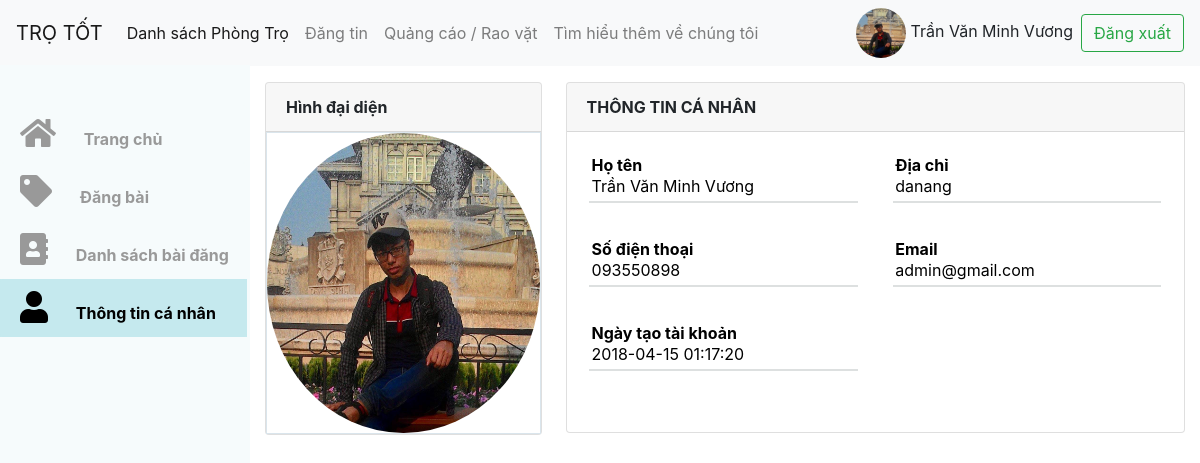
Screenshot of /webtrotot/ScreenQLPT_TTCN.php (signed in) with the database file from the repository.
### tables this page shows
CREATE TABLE `users` (
  `id` int(10) UNSIGNED NOT NULL,
  `name` varchar(191) NOT NULL,
  `username` varchar(191) NOT NULL,
  `address` varchar(191) DEFAULT NULL,
  `phone` varchar(191) DEFAULT NULL,
  `image` varchar(191) DEFAULT NULL,
  `email` varchar(191) NOT NULL,
  `password` varchar(191) NOT NULL,
  `created_at` timestamp NULL DEFAULT NULL
);

### webtrotot/ScreenQLPT_TTCN.php (the view, shortened to what this page needs)
<?php
	include_once("db/db_connect.php");
	$sql="select * from users where id='".$_SESSION['id']."'";
	$result=mysqli_query($link,$sql);
	$row=mysqli_fetch_assoc($result);
 ?>
<!DOCTYPE html>
<html lang="en">
<head>
	<link rel="stylesheet" href="library\css\bootstrap.css">
    <link rel="stylesheet" href="library\customFrontEnd\ScreenListPhongTro.css">
    <link rel="stylesheet" href="library\customFrontEnd\ScreenQuanLyPhongTro.css">
    <link rel="stylesheet" href="library\customFrontEnd\ScreenQLPT_TTCN.css">
	<link rel="stylesheet" href="library\js\bootstrap.js">
 	<link rel="stylesheet" href="library\fontawesome-free-5.0.13\web-fonts-with-css\css\fontawesome-all.css">
</head>
<body>
<nav class="navbar navbar-expand-lg navbar-light bg-light">
  <a class="navbar-brand" href="ScreenListPhongTro.php">TRỌ TỐT</a>
  <div class="collapse navbar-collapse" id="navbarSupportedContent">
    <ul class="navbar-nav mr-auto">
      <li class="nav-item active">
        <a class="nav-link" href="#">Danh sách Phòng Trọ <span class="sr-only">(current)</span></a>
      </li>
      <li class="nav-item">
        <a class="nav-link" href="#">Đăng tin</a>
      </li>
      <li class="nav-item">
        <a class="nav-link" href="#">Quảng cáo / Rao vặt</a>
      </li>
      <li class="nav-item">
        <a class="nav-link " href="#">Tìm hiểu thêm về chúng tôi</a>
      </li>
    </ul>
    <div class=" align-self-center mr-2">
    <img src=<?php echo $row['image'] ?> alt="Avatar" class="avatar">
    <span class><?php echo $row['name'] ?></span>
    </div>
    <form class="form-inline my-2 my-lg-0">
      <a href="controller/remove_session.php"><button class="btn btn-outline-success my-2 my-sm-0" type="button">Đăng xuất</button></a>
    </form>
  </div>
</nav>
<section id="main-container" class="main-container " >
	<nav class="sidebar" >
	<ul class="list-group">
	        <li>
	            <a href="screenqlpt_trangchu.php"class="font-weight-bold list-group-item item">
	                <i class="fa fa-2x fa-home mr-4"></i>&nbsp;Trang chủ</a>
	        </li>
	        <li>
	            <a href="ScreenQLPT_DangBai.php"class="font-weight-bold list-group-item  item ">
	                <i class="fa fa-2x fa-tag mr-4 "></i>&nbsp;Đăng bài</a>
	        </li>
	        <li>
	            <a href="ScreenQLPT_DanhSachBaiDang.php"class="font-weight-bold list-group-item  item">
	                <i class="fa fa-2x fa-address-book mr-4"></i>&nbsp;Danh sách bài đăng</a>
	        </li>
	        <li class="is-active">
	            <a class="font-weight-bold list-group-item  item" >
	                <i class="fa fa-2x fa-user mr-4"></i>&nbsp;Thông tin cá nhân</a>
	        </li>
	    </ul>
	</nav>
<div class="margin-sidebar">
<div  class="container mt-3 " >
    <div >
  <form >
    <div class="d-flex">
      <div class="column1">
        <div class="card">
          <div class="card-header">
            Hình đại diện
          </div>
          <div class="avatar-photo w-100">
            <div class="user-info__photo">
              <img class="w-100" src=<?php echo $row['image'] ?> alt="Hình đại diện" />
            </div>
          </div>
        </div>
      </div>
      <div class="column2 pl-4  ml-auto">
        <div class="card">
          <div class="card-header">
            THÔNG TIN CÁ NHÂN
          </div>
          <div #img class="card-body">
            <div class="row mt-3">
              <div class="col-md-6 col-lg-6">
                <div class="group mb-5">
                  <input type="text" readonly tabindex="1" value="<?php echo $row['name'] ?>">
                  <span class="highlight"></span>
                  <label class="">Họ tên</label>
                </div>
                <div class="group mb-5">
                  <input type="text" readonly  tabindex="3" value="<?php echo $row['phone'] ?>">
                  <span class="highlight"></span>
                  <label>Số điện thoại</label>
                </div>
                <div class="group mb-5">
                  <input type="text" readonly value="<?php echo $row['created_at'] ?>"  tabindex="5">
                  <span class="highlight"></span>
                  <label>Ngày tạo tài khoản</label>
                </div>
              </div>
              <div class="col-md-6 col-lg-6">
                <div class="group mb-5" >
                  <input type="text" readonly value="<?php echo $row['address'] ?>" tabindex="2">
                  <span class="highlight"></span>
                  <label class="">Địa chỉ</label>
                </div>
                <div class="group mb-5" >
                  <input type="text" readonly value="<?php echo $row['email'] ?>" tabindex="4">
                  <span class="highlight"></span>
                  <label>Email</label>
                </div>
              </div>
            </div>
          </div>
        </div>
      </div>
    </div>
  </form>
</div>
  </div>
</div>
  </section>
</body>
</html>

### webtrotot/library/customFrontEnd/ScreenListPhongTro.css (style rules this page uses)
.avatar { vertical-align: middle; width: 50px; height: 50px; border-radius: 50%; }

### webtrotot/library/customFrontEnd/ScreenQuanLyPhongTro.css (style rules this page uses)
.sidebar { border-radius: 0; position: fixed; z-index: 1000; top: 65px; left: 235px; width: 250px; padding-top: 40px; margin-left: -235px; border-right: 0.2em solid #f6fbfc; border-radius: 0; overflow-y: auto; background-color: #f6fbfc; bottom: 0; overflow-x: hidden; padding-bottom: 40px; -webkit-transition: all 0.2s ease-in-out; -moz-transition: all 0.2s ease-in-out; -ms-transition: all 0.2s ease-in-out; -o-transition: all 0.2s ease-in-out; transition: all 0.2s ease-in-out; }
.sidebar .list-group .list-group-item { white-space: nowrap; border: 0; background-color: #f6fbfc; color: #999; }
img { border-radius: 50% !important; -moz-border-radius: 50%; -webkit-border-radius: 50%; }
.is-active { background: #c5e9ee; }
.main-container { -ms-overflow-x: hidden; overflow-x: hidden; position: relative; overflow: visible; display: block; }

### webtrotot/library/customFrontEnd/ScreenQLPT_TTCN.css (style rules this page uses)
.is-active { background-color: #c5e9ee!important; }
.is-active a { background: #c5e9ee !important; color: black!important; }
.margin-sidebar { margin-left: 250px !important }
.column2 { width: 100%; height: 300px; }
.column2 .card-body { height: 300px; }
.column2 .group { position: relative; margin-bottom: 40px; }
.column2 input[readonly] { padding: 6px 6px 6px 5px; display: block; width: 100%; border: none; border-bottom: 1px solid #c4c2c2; }
.column2 input[readonly] { outline: none; border-bottom: none; }
.column2 label { color: #999; font-weight: bold; position: absolute; pointer-events: none; left: 5px; top: 10px; transition: 0.2s ease all; -moz-transition: 0.2s ease all; -webkit-transition: 0.2s ease all; }
.column2 input[readonly] ~ label, .column2 input[readonly] ~ label { top: -15px; color: black; }
.column2 .highlight { position: absolute; height: 60%; width: 100px; top: 25%; left: 0; pointer-events: none; opacity: 0.5; }
.avatar-photo { position: relative; background: #fff; border: 1px solid #dae5ec; }
.avatar-photo img { height: 300px; }
.user-info__photo img { opacity: 1; }
.column1 { width: 400px; height: 400px; }
.card-header { font-weight: bold; }

### rows the page displays
users: image (picture), name "Trần Văn Minh Vương", phone "093550898", created_at "2018-04-15 01:17:20", address "danang", email "admin@gmail.com"
